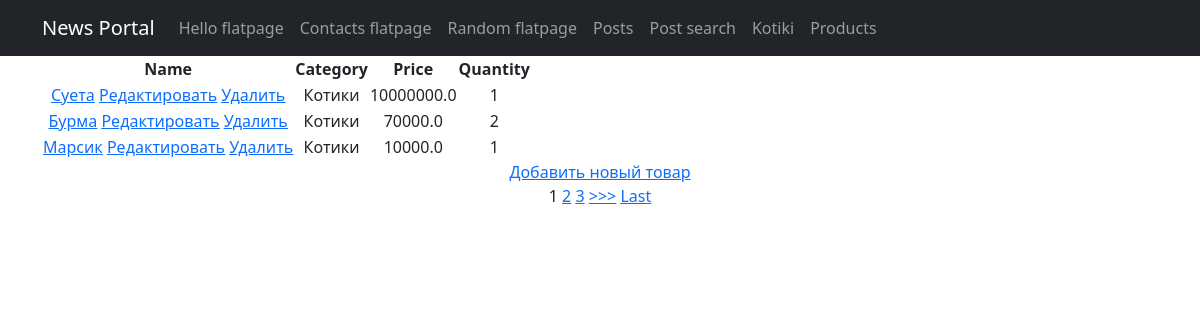
The app's page /products/, older data.
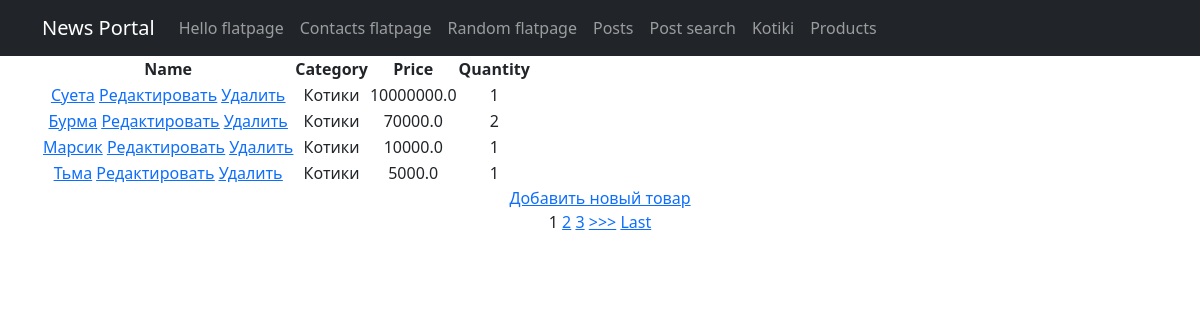
The same page, newer data.
### simpleapp/models.py (models this page shows, shortened)
class Product(models.Model):
    name = models.CharField(max_length=200)  # имя товара
    description = models.TextField()
    quantity = models.IntegerField(
        validators=[MinValueValidator(0, 'Quantity should be >= 0')])  # количество товара на складе
    category = models.ForeignKey('Category', on_delete=models.CASCADE)
    price = models.FloatField(default=0.0)

class Category(models.Model):
    name = models.CharField(max_length=200)

### simpleapp/views.py (the view)
# urls.py: path('', Products.as_view()),
class Products(ListView):
    model = Product
    template_name = 'simpleapp/product_list.html'
    context_object_name = 'products'
    ordering = ['-price']
    paginate_by = 1
    def get_context_data(self, **kwargs):
        context = super().get_context_data(**kwargs)
        context['filter'] = ProductFilter(self.request.GET, queryset=self.get_queryset())
        return context

### templates/simpleapp/product_list.html (shortened to what this page needs)
{% extends 'flatpages/default.html' %}
{% block content %}
<table>
    <thead>
        <th>
            Name
        </th>
        <th>
            Category
        </th>
        <th>
            Price
        </th>
        <th>
            Quantity
        </th>
    </thead>
    {% for product in filter.qs %}
    <tr>
        <td>
            <a href="{% url 'product_detail' product.id %}">{{ product.name|title }}</a>
            <a href="{% url 'product_update' product.id %}"><u>Редактировать</u></a>
            <a href="{% url 'product_delete' product.id %}"><u> Удалить </u></a>
        </td>
        <td>
            {{ product.category.name|title }}
        </td>
        <td>
            {{ product.price }}
        </td>
        <td>
            {{ product.quantity }}
        </td>
    </tr>
    {% endfor %}
</table>
<a href="{% url 'product_create' %}">Добавить новый товар</a> <br>
{% if is_paginated %}
    {% for num in page_obj.paginator.page_range %}
        {% if page_obj.number == num %}
            <a>{{ num }}</a>
        {% elif num > page_obj.number|add:'-3' and num < page_obj.number|add:'3' %}
            <a href="?page={{ num }}">{{ num }}</a>
        {% endif %}
    {% endfor %}
    {% if page_obj.has_next %}
        <a href="?page={{ page_obj.next_page_number }}">>>></a>
        <a href="?page={{ page_obj.paginator.num_pages }}">Last</a>
    {% endif %}
{% endif %}
<br>
{% endblock content %}

### templates/flatpages/default.html (shortened to what this page needs)
<!DOCTYPE html>
<html lang="en">
    <head>
        {% load static %}
        <link href="{% static 'css/styles.css' %}" rel="stylesheet" />
    </head>
    <body>
        <nav class="navbar navbar-expand-lg navbar-dark bg-dark static-top">
           <div class="container">
               <a class="navbar-brand" href="#">News Portal</a>
               <div class="collapse navbar-collapse" id="navbarResponsive">
                   <ul class="navbar-nav ml-auto">
                       <li class="nav-item">
                           <a class="nav-link" href="/about/">Hello flatpage</a>
                       </li>
                       <li class="nav-item">
                           <a class="nav-link" href="/contacts/">Contacts flatpage</a>
                       </li>
                       <li class="nav-item">
                           <a class="nav-link" href="/random/">Random flatpage</a>
                       </li>
                       <li class="nav-item">
                           <a class="nav-link" href="/news/">Posts</a>
                       </li>
                       <li class="nav-item">
                           <a class="nav-link" href="/news/search/">Post search</a>
                       </li>
                       <li class="nav-item">
                           <a class="nav-link" href="/news/8">Kotiki</a>
                       </li>
                       <li class="nav-item">
                           <a class="nav-link" href="/products/">Products</a>
                       </li>
                   </ul>
               </div>
           </div>
        </nav>
        <div class="container">
           <div class="row">
               <div class="col-lg-12 text-center">
                   {% block content %}{% endblock content %}
               </div>
           </div>
        </div>
    </body>
</html>

Row changes from the older to the newer data that the page shows:
added Product: name "Тьма", category.name "Котики", price "5000.0", quantity "1"
